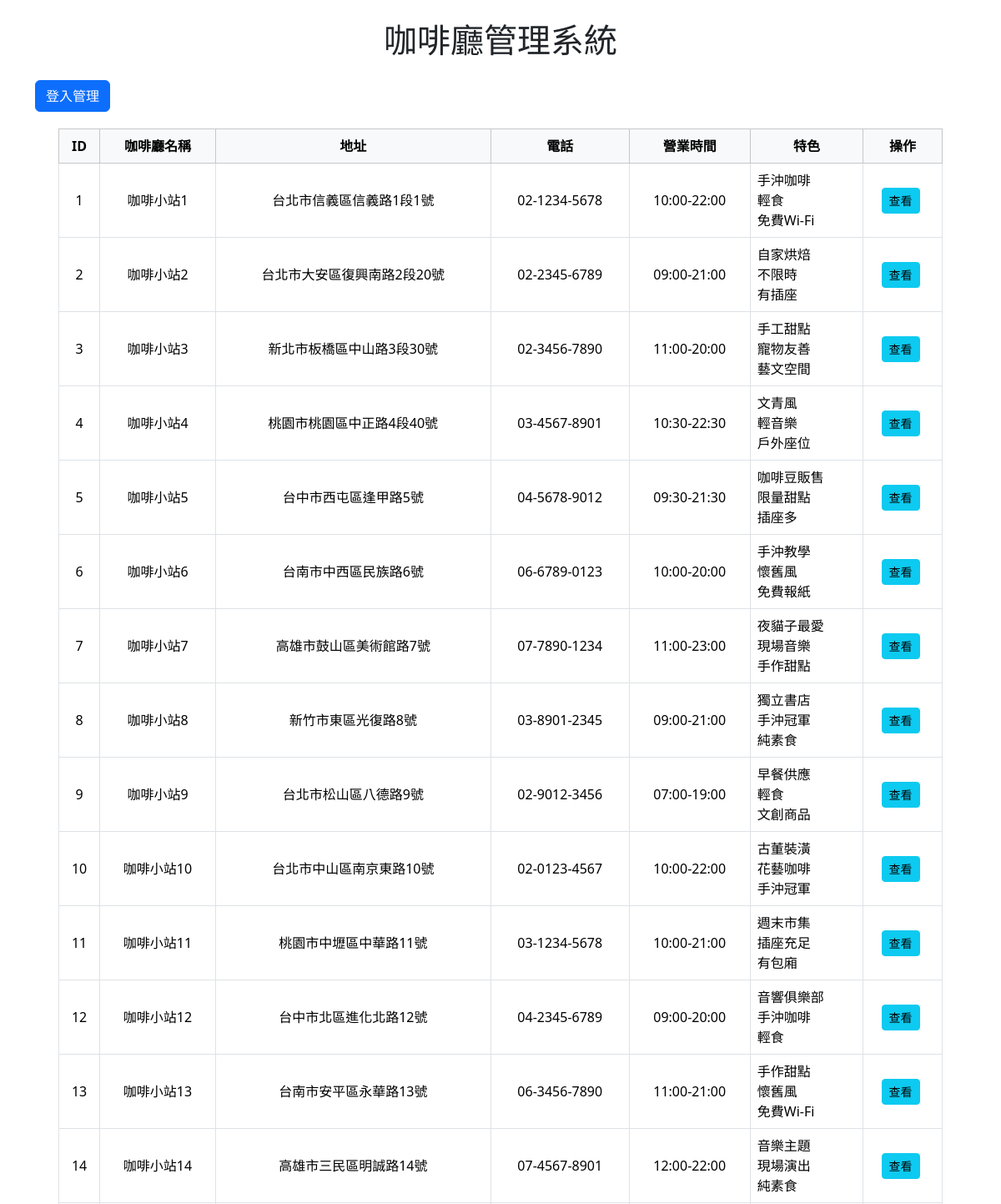
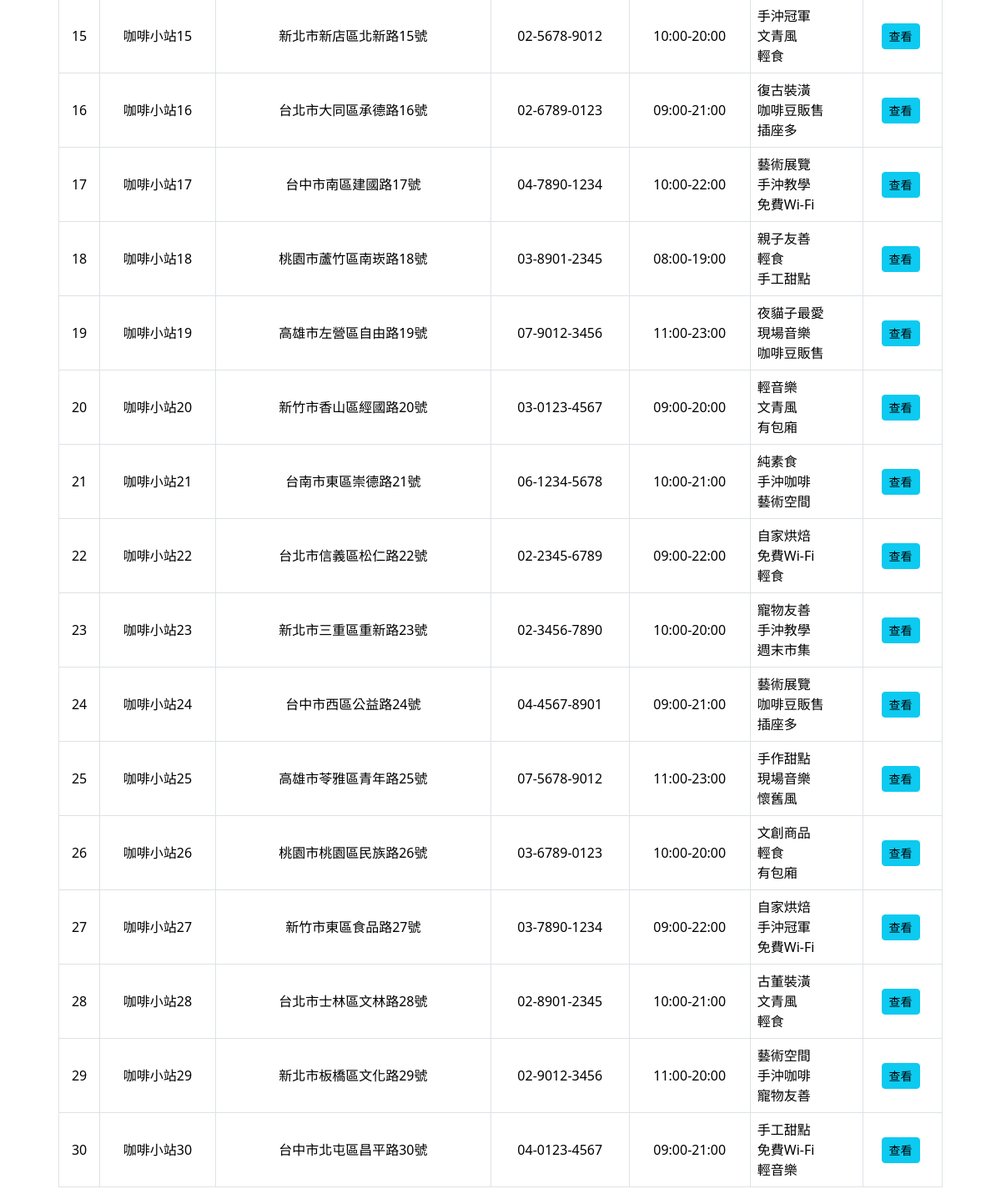
Screenshot of /cafes/cafes.php with the database file from the repository (2 pictures, top to bottom).
### tables this page shows
CREATE TABLE `cafes` (
  `id` int(11) NOT NULL,
  `name` varchar(100) NOT NULL,
  `address` varchar(255) NOT NULL,
  `open_date` date NOT NULL,
  `avg_price` int(11) NOT NULL,
  `features` mediumtext DEFAULT NULL,
  `phone` varchar(20) NOT NULL,
  `business_hours` varchar(50) NOT NULL
);

### cafes/cafes.php (the view, shortened to what this page needs)
<?php
require_once "dbconfig.php";
$conn = new mysqli($hostname, $dbuser, $dbpass, $database);
$conn->set_charset("utf8mb4");
function loginOK() {
    return (isset($_SESSION["loggedin"]) && $_SESSION["loggedin"] === true);
}
$result = $conn->query("SELECT * FROM cafes");
?>
<!DOCTYPE html>
<html lang="zh-TW">
<head>
    <link href="https://cdn.jsdelivr.net/npm/bootstrap@5.3.5/dist/css/bootstrap.min.css" rel="stylesheet" />
</head>
<body>
<div class="container mt-4">
    <h1 class="text-center mb-4">咖啡廳管理系統</h1>
    <div class="d-flex justify-content-between align-items-center mb-3">
        <div>
            <?php if (loginOK()) { ?>
                <span class="me-3">管理者: <strong><?= htmlspecialchars($_SESSION["username"]) ?></strong></span>
                <a class="btn btn-outline-danger" href="#" id="logout">登出</a>
            <?php } else { ?>
                <button type="button" class="btn btn-primary" data-bs-toggle="modal" data-bs-target="#loginModal">登入管理</button>
            <?php } ?>
        </div>
    </div>
    <div class="table-wrapper">
        <table class="table table-bordered table-hover align-middle text-center">
            <thead class="table-light">
                <tr>
                    <th>ID</th>
                    <th>咖啡廳名稱</th>
                    <th>地址</th>
                    <th>電話</th>
                    <th>營業時間</th>
                    <th>特色</th>
                    <th>操作</th>
                </tr>
            </thead>
            <tbody>
                <?php while ($row = $result->fetch_assoc()): ?>
                <tr>
                    <td><?= $row["id"] ?></td>
                    <td><?= htmlspecialchars($row["name"]) ?></td>
                    <td><?= htmlspecialchars($row["address"]) ?></td>
                    <td><?= htmlspecialchars($row["phone"]) ?></td>
                    <td><?= htmlspecialchars($row["business_hours"]) ?></td>
                    <td class="text-start"><?= nl2br(htmlspecialchars($row["features"])) ?></td>
                    <td>
                        <a href="cafe_detail.php?id=<?= $row['id'] ?>" class="btn btn-sm btn-info btn-action">查看</a>
                    </td>
                </tr>
                <?php endwhile; ?>
            </tbody>
        </table>
    </div>
</div>
</body>
</html>

### cafes/cafes.php (style rules this page uses)
.table-wrapper { margin: 20px auto; width: 95%; }
.btn-action { margin-right: 5px; }

### rows the page displays
cafes: id "1", name "咖啡小站1", address "台北市信義區信義路1段1號", phone "02-1234-5678", business_hours "10:00-22:00", features "手沖咖啡 輕食 免費Wi-Fi"
cafes: id "2", name "咖啡小站2", address "台北市大安區復興南路2段20號", phone "02-2345-6789", business_hours "09:00-21:00", features "自家烘焙 不限時 有插座"
cafes: id "3", name "咖啡小站3", address "新北市板橋區中山路3段30號", phone "02-3456-7890", business_hours "11:00-20:00", features "手工甜點 寵物友善 藝文空間"
cafes: id "4", name "咖啡小站4", address "桃園市桃園區中正路4段40號", phone "03-4567-8901", business_hours "10:30-22:30", features "文青風 輕音樂 戶外座位"
cafes: id "5", name "咖啡小站5", address "台中市西屯區逢甲路5號", phone "04-5678-9012", business_hours "09:30-21:30", features "咖啡豆販售 限量甜點 插座多"
cafes: id "6", name "咖啡小站6", address "台南市中西區民族路6號", phone "06-6789-0123", business_hours "10:00-20:00", features "手沖教學 懷舊風 免費報紙"
cafes: id "7", name "咖啡小站7", address "高雄市鼓山區美術館路7號", phone "07-7890-1234", business_hours "11:00-23:00", features "夜貓子最愛 現場音樂 手作甜點"
cafes: id "8", name "咖啡小站8", address "新竹市東區光復路8號", phone "03-8901-2345", business_hours "09:00-21:00", features "獨立書店 手沖冠軍 純素食"
cafes: id "9", name "咖啡小站9", address "台北市松山區八德路9號", phone "02-9012-3456", business_hours "07:00-19:00", features "早餐供應 輕食 文創商品"
cafes: id "10", name "咖啡小站10", address "台北市中山區南京東路10號", phone "02-0123-4567", business_hours "10:00-22:00", features "古董裝潢 花藝咖啡 手沖冠軍"
cafes: id "11", name "咖啡小站11", address "桃園市中壢區中華路11號", phone "03-1234-5678", business_hours "10:00-21:00", features "週末市集 插座充足 有包廂"
cafes: id "12", name "咖啡小站12", address "台中市北區進化北路12號", phone "04-2345-6789", business_hours "09:00-20:00", features "音響俱樂部 手沖咖啡 輕食"
cafes: id "13", name "咖啡小站13", address "台南市安平區永華路13號", phone "06-3456-7890", business_hours "11:00-21:00", features "手作甜點 懷舊風 免費Wi-Fi"
cafes: id "14", name "咖啡小站14", address "高雄市三民區明誠路14號", phone "07-4567-8901", business_hours "12:00-22:00", features "音樂主題 現場演出 純素食"
cafes: id "15", name "咖啡小站15", address "新北市新店區北新路15號", phone "02-5678-9012", business_hours "10:00-20:00", features "手沖冠軍 文青風 輕食"
cafes: id "16", name "咖啡小站16", address "台北市大同區承德路16號", phone "02-6789-0123", business_hours "09:00-21:00", features "復古裝潢 咖啡豆販售 插座多"
cafes: id "17", name "咖啡小站17", address "台中市南區建國路17號", phone "04-7890-1234", business_hours "10:00-22:00", features "藝術展覽 手沖教學 免費Wi-Fi"
cafes: id "18", name "咖啡小站18", address "桃園市蘆竹區南崁路18號", phone "03-8901-2345", business_hours "08:00-19:00", features "親子友善 輕食 手工甜點"
cafes: id "19", name "咖啡小站19", address "高雄市左營區自由路19號", phone "07-9012-3456", business_hours "11:00-23:00", features "夜貓子最愛 現場音樂 咖啡豆販售"
cafes: id "20", name "咖啡小站20", address "新竹市香山區經國路20號", phone "03-0123-4567", business_hours "09:00-20:00", features "輕音樂 文青風 有包廂"
cafes: id "21", name "咖啡小站21", address "台南市東區崇德路21號", phone "06-1234-5678", business_hours "10:00-21:00", features "純素食 手沖咖啡 藝術空間"
cafes: id "22", name "咖啡小站22", address "台北市信義區松仁路22號", phone "02-2345-6789", business_hours "09:00-22:00", features "自家烘焙 免費Wi-Fi 輕食"
cafes: id "23", name "咖啡小站23", address "新北市三重區重新路23號", phone "02-3456-7890", business_hours "10:00-20:00", features "寵物友善 手沖教學 週末市集"
cafes: id "24", name "咖啡小站24", address "台中市西區公益路24號", phone "04-4567-8901", business_hours "09:00-21:00", features "藝術展覽 咖啡豆販售 插座多"
cafes: id "25", name "咖啡小站25", address "高雄市苓雅區青年路25號", phone "07-5678-9012", business_hours "11:00-23:00", features "手作甜點 現場音樂 懷舊風"
cafes: id "26", name "咖啡小站26", address "桃園市桃園區民族路26號", phone "03-6789-0123", business_hours "10:00-20:00", features "文創商品 輕食 有包廂"
cafes: id "27", name "咖啡小站27", address "新竹市東區食品路27號", phone "03-7890-1234", business_hours "09:00-22:00", features "自家烘焙 手沖冠軍 免費Wi-Fi"
cafes: id "28", name "咖啡小站28", address "台北市士林區文林路28號", phone "02-8901-2345", business_hours "10:00-21:00", features "古董裝潢 文青風 輕食"
cafes: id "29", name "咖啡小站29", address "新北市板橋區文化路29號", phone "02-9012-3456", business_hours "11:00-20:00", features "藝術空間 手沖咖啡 寵物友善"
cafes: id "30", name "咖啡小站30", address "台中市北屯區昌平路30號", phone "04-0123-4567", business_hours "09:00-21:00", features "手工甜點 免費Wi-Fi 輕音樂"
